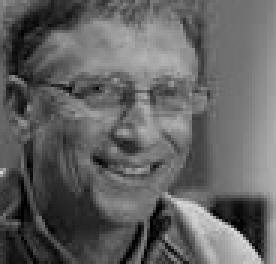
#> input picture FaceRecognition/DatasetImages/BillGates-30-.jpg, 92 x 88 px, given in place of the camera (shown 3 times larger)
$ python opcv.py
#> lines starting #> are read from the running program, lines starting #| are printed output that depends on the picture; after the words box and inside, x2 and y2 are one past the last pixel; in counts of white or black regions, pixels touching at a corner belong together
import cv2
import numpy as np

face_cascade = cv2.CascadeClassifier('haarcascade_frontalface_default.xml')
eye_cascade = cv2.CascadeClassifier('haarcascade_eye.xml')

#video = cv2.VideoCapture('videoplayback.mp4')
video = cv2.VideoCapture(0)

while True:
    rate, frame = video.read()
#> frame is the input picture: shape (88, 92, 3); min 0, max 225, mean 98.3
    frame = cv2.resize(frame, (200, 200))
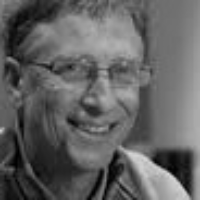
#> frame: shape (200, 200, 3); min 0, max 215, mean 98.2
    gray = cv2.cvtColor(frame, cv2.COLOR_BGR2GRAY)
    face = face_cascade.detectMultiScale(gray, 1.3, 1)
#> face = [[28, 21, 132, 132]]
    for x, y, w, h in face:
        cv2.rectangle(frame, (x, y), (x+w, y+h), [0, 255, 255], 1)
        roi_gray = gray[y:y+h, x:x+w]
        roi_color = frame[y:y+h, x:x+w]
        eye = eye_cascade.detectMultiScale(roi_gray)
        for ex, ey, ew, eh in eye:
            cv2.rectangle(frame, (x+ex, y+ey), (x+ex+ew, y+ey+eh), [0, 255, 255], 1)
#> this loop made 1 pass
#> pass 1, `roi_gray = gray[y:y+h, x:x+w]`:
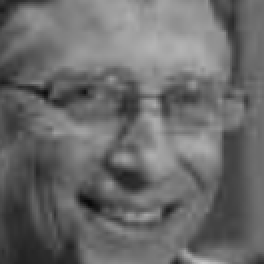
#> roi_gray: shape (132, 132) (shown 2 times larger); min 10, max 196, mean 106.4
#> after the loop:
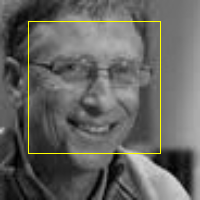
#> frame: shape (200, 200, 3); 1.32% of pixels changed, all inside (x1, y1, x2, y2) = (28, 21, 161, 154)
    cv2.imshow('output', frame)
    cv2.waitKey(2)

$ run again, on FaceRecognition/DatasetImages/BillGates-8-.jpg
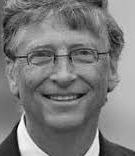
#> input picture FaceRecognition/DatasetImages/BillGates-8-.jpg, 135 x 156 px, given in place of the camera
#> frame is the input picture: shape (156, 135, 3); min 0, max 255, mean 123.6
#> face = [[18, 13, 151, 151]]
#> the loop `for x, y, w, h in face:` made 1 pass
#> (x, y, w, h, eye) on pass 1: (18, 13, 151, 151, [[77, 5, 28, 28]])
#> pass 1, `roi_gray = gray[y:y+h, x:x+w]`:
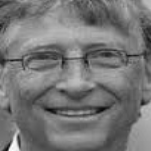
#> roi_gray: shape (151, 151); min 9, max 254, mean 118.7
#> after the loop `for x, y, w, h in face:`:
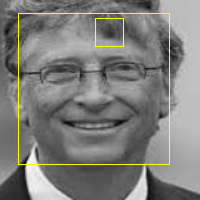
#> frame: shape (200, 200, 3); mean B, G, R 121.4, 125.9, 125.9

$ run again, on FaceRecognition/DatasetImages/ElonMusk-24-.jpg
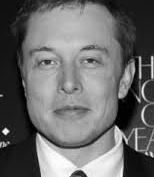
#> input picture FaceRecognition/DatasetImages/ElonMusk-24-.jpg, 154 x 177 px, given in place of the camera
#> frame is the input picture: shape (177, 154, 3); min 0, max 255, mean 106.4
#> face = [[16, 12, 152, 152]]
#> the loop `for x, y, w, h in face:` made 1 pass
#> (x, y, w, h, eye) on pass 1: (16, 12, 152, 152, [[85, 42, 29, 29], [27, 43, 31, 31]])
#> pass 1, `roi_gray = gray[y:y+h, x:x+w]`:
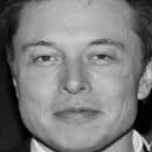
#> roi_gray: shape (152, 152); min 0, max 237, mean 124.1
#> after the loop `for x, y, w, h in face:`:
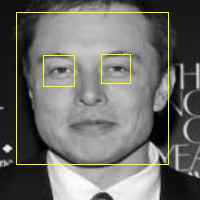
#> frame: shape (200, 200, 3); mean B, G, R 104.3, 109.7, 109.7
